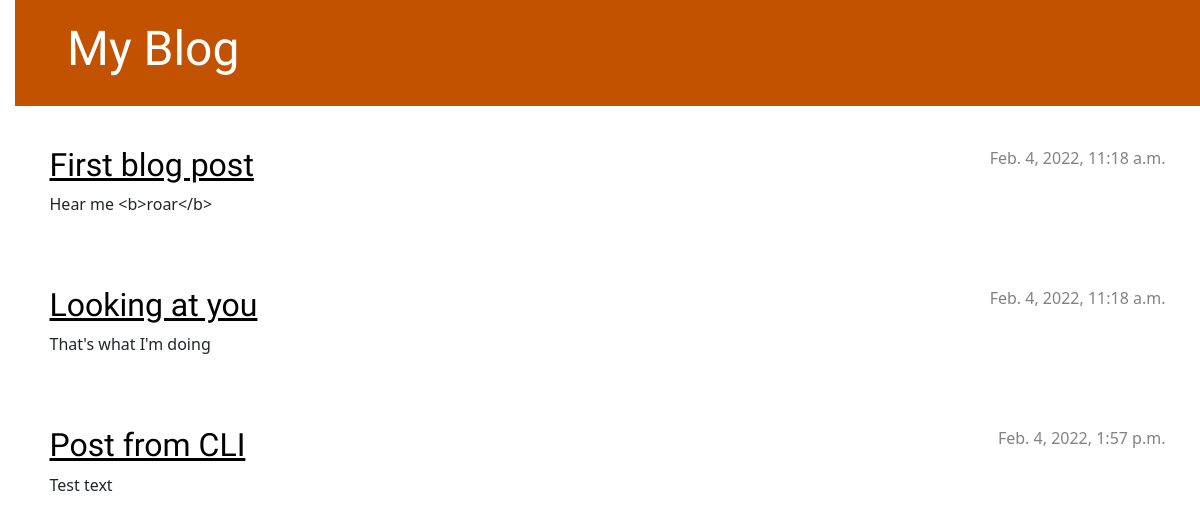
Before: / with the older database file.
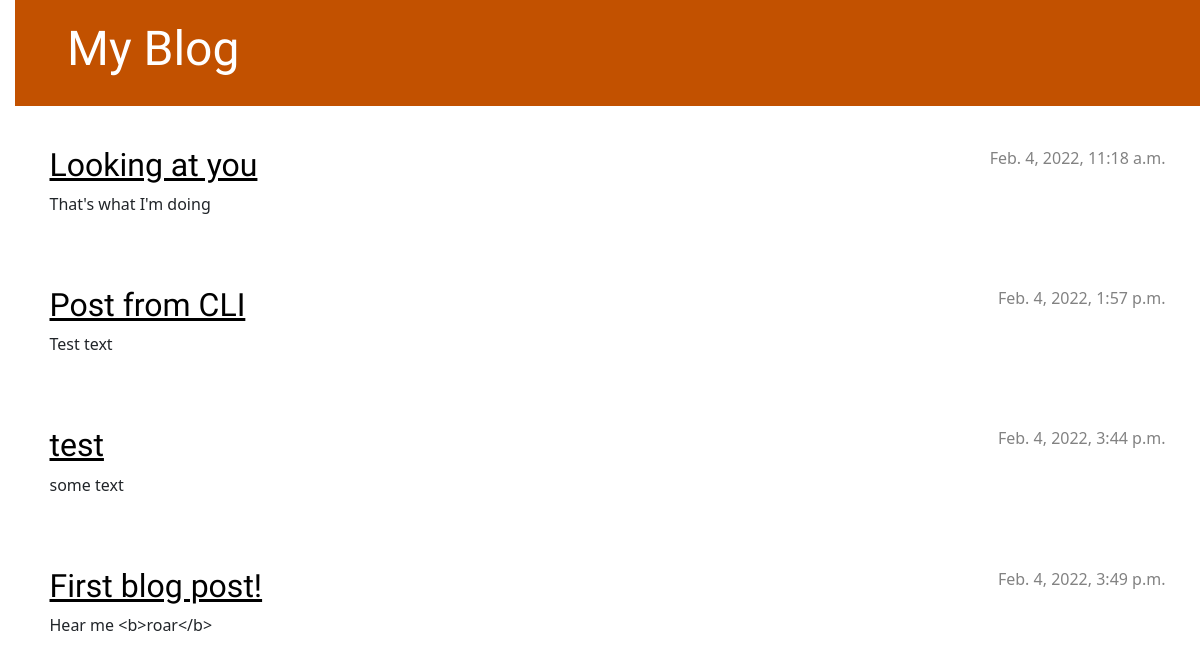
After: the same page with the newer database file.
### blog/models.py (models this page shows, shortened)
class Post(models.Model):
    author = models.ForeignKey(settings.AUTH_USER_MODEL, on_delete=models.CASCADE)
    title = models.CharField(max_length=200)
    text = models.TextField()
    created_date = models.DateTimeField(default=timezone.now)
    published_date = models.DateTimeField(blank=True, null=True)

### blog/views.py (the view)
# urls.py: path('', views.post_list, name='post_list'),
def post_list(request):
    posts = Post.objects.filter(published_date__lte=timezone.now()).order_by('published_date')
    return render(request, 'blog/post_list.html', {'posts': posts})

### blog/templates/blog/post_list.html
{% extends 'blog/base.html' %}
{% block content %}
    {% for post in posts %}
        <article class="post">
            <time class="date">
                {{ post.published_date }}
            </time>
			<h2><a href="{% url 'post_detail' pk=post.pk %}">{{ post.title }}</a></h2>
            <p>{{ post.text|linebreaksbr }}</p>
        </article>
    {% endfor %}
{% endblock %}

### blog/templates/blog/base.html (shortened to what this page needs)
{% load static %}
<!DOCTYPE html>
<html>
    <head>
        <link rel="stylesheet" href="https://cdn.jsdelivr.net/npm/bootstrap@5.1.3/dist/css/bootstrap.min.css">
    	<link rel="stylesheet" href="{% static 'css/blog.css' %}">
    </head>
   <body>
    <header class="page-header">
      <div class="container">
          <h1><a href="/">My Blog</a></h1>
      </div>
    </header>
    <main class="container">
        <div class="row">
            <div class="col">
            {% block content %}
            {% endblock %}
            </div>
        </div>
    </main>
</body>
    </body>
</html>

### blog/static/css/blog.css (style rules this page uses)
h1 a, h2 a { color: #C25100; font-family: 'Lobster'; }
body { padding-left: 15px; }
.page-header { background-color: #C25100; margin-top: 0; margin-bottom: 40px; padding: 20px 20px 20px 40px; }
.page-header h1, .page-header h1 a, .page-header h1 a:visited, .page-header h1 a:active { color: #ffffff; font-size: 36pt; text-decoration: none; }
h1, h2, h3, h4 { font-family: 'Lobster', cursive; }
.date { color: #828282; }
.post { margin-bottom: 70px; }
.post h2 a, .post h2 a:visited { color: #000000; }
.post > .date, .post > .actions { float: right; }

Changed rows visible on the page:
added Post: published_date "Feb. 4, 2022, 3:44 p.m.", title "test", text "some text"
changed Post "Hear me <b>roar</b>": published_date "Feb. 4, 2022, 11:18 a.m." → "Feb. 4, 2022, 3:49 p.m."; title "First blog post" → "First blog post!"; moves down the list
